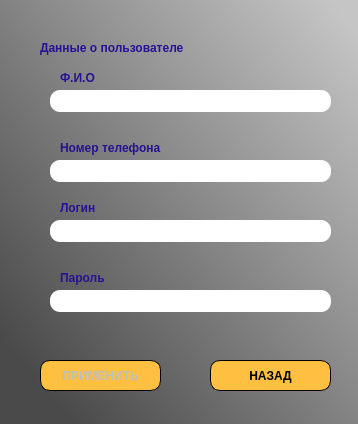
<?xml version="1.0" encoding="UTF-8"?>
<ui version="4.0">
 <class>ProfileWindow</class>
 <widget class="QMainWindow" name="ProfileWindow">
  <property name="geometry">
   <rect>
    <x>0</x>
    <y>0</y>
    <width>358</width>
    <height>424</height>
   </rect>
  </property>
  <property name="windowTitle">
   <string>MainWindow</string>
  </property>
  <widget class="QWidget" name="centralwidget">
   <widget class="QLabel" name="label">
    <property name="geometry">
     <rect>
      <x>0</x>
      <y>-5</y>
      <width>361</width>
      <height>431</height>
     </rect>
    </property>
    <property name="styleSheet">
     <string notr="true">background-color: qlineargradient(spread:reflect, x1:0.0201244, y1:0.96, x2:1, y2:0, stop:0.0746269 rgba(74, 74, 74, 255), stop:0.950249 rgba(197, 197, 197, 255));</string>
    </property>
    <property name="text">
     <string/>
    </property>
   </widget>
   <widget class="QLabel" name="label_2">
    <property name="geometry">
     <rect>
      <x>40</x>
      <y>40</y>
      <width>171</width>
      <height>16</height>
     </rect>
    </property>
    <property name="font">
     <font>
      <weight>75</weight>
      <bold>true</bold>
     </font>
    </property>
    <property name="styleSheet">
     <string notr="true">color: rgb(38, 18, 148);</string>
    </property>
    <property name="text">
     <string>Данные о пользователе</string>
    </property>
   </widget>
   <widget class="QLineEdit" name="numberEdit">
    <property name="geometry">
     <rect>
      <x>50</x>
      <y>160</y>
      <width>281</width>
      <height>22</height>
     </rect>
    </property>
    <property name="styleSheet">
     <string notr="true">border-radius: 10px
</string>
    </property>
   </widget>
   <widget class="QLineEdit" name="logEdit">
    <property name="geometry">
     <rect>
      <x>50</x>
      <y>220</y>
      <width>281</width>
      <height>22</height>
     </rect>
    </property>
    <property name="styleSheet">
     <string notr="true">border-radius: 10px
</string>
    </property>
   </widget>
   <widget class="QLineEdit" name="passEdit">
    <property name="geometry">
     <rect>
      <x>50</x>
      <y>290</y>
      <width>281</width>
      <height>22</height>
     </rect>
    </property>
    <property name="styleSheet">
     <string notr="true">border-radius: 10px
</string>
    </property>
   </widget>
   <widget class="QPushButton" name="backBtn">
    <property name="geometry">
     <rect>
      <x>210</x>
      <y>360</y>
      <width>121</width>
      <height>31</height>
     </rect>
    </property>
    <property name="font">
     <font>
      <weight>75</weight>
      <bold>true</bold>
     </font>
    </property>
    <property name="styleSheet">
     <string notr="true">border-color: rgb(255, 249, 62);
border-radius: 10px;
background-color: rgb(255, 192, 66);
border: 1px solid #000000</string>
    </property>
    <property name="text">
     <string>НАЗАД</string>
    </property>
   </widget>
   <widget class="QLabel" name="label_3">
    <property name="geometry">
     <rect>
      <x>60</x>
      <y>140</y>
      <width>121</width>
      <height>16</height>
     </rect>
    </property>
    <property name="font">
     <font>
      <weight>75</weight>
      <bold>true</bold>
     </font>
    </property>
    <property name="styleSheet">
     <string notr="true">color: rgb(38, 18, 148);</string>
    </property>
    <property name="text">
     <string>Номер телефона</string>
    </property>
   </widget>
   <widget class="QLabel" name="label_5">
    <property name="geometry">
     <rect>
      <x>60</x>
      <y>200</y>
      <width>51</width>
      <height>16</height>
     </rect>
    </property>
    <property name="font">
     <font>
      <weight>75</weight>
      <bold>true</bold>
     </font>
    </property>
    <property name="styleSheet">
     <string notr="true">color: rgb(38, 18, 148);</string>
    </property>
    <property name="text">
     <string>Логин</string>
    </property>
   </widget>
   <widget class="QLabel" name="label_7">
    <property name="geometry">
     <rect>
      <x>60</x>
      <y>270</y>
      <width>51</width>
      <height>16</height>
     </rect>
    </property>
    <property name="font">
     <font>
      <weight>75</weight>
      <bold>true</bold>
     </font>
    </property>
    <property name="styleSheet">
     <string notr="true">color: rgb(38, 18, 148);</string>
    </property>
    <property name="text">
     <string>Пароль</string>
    </property>
   </widget>
   <widget class="QLabel" name="passLine">
    <property name="geometry">
     <rect>
      <x>60</x>
      <y>310</y>
      <width>261</width>
      <height>21</height>
     </rect>
    </property>
    <property name="styleSheet">
     <string notr="true">color: rgb(38, 18, 148);</string>
    </property>
    <property name="text">
     <string/>
    </property>
   </widget>
   <widget class="QLineEdit" name="initialsEdit">
    <property name="geometry">
     <rect>
      <x>50</x>
      <y>90</y>
      <width>281</width>
      <height>22</height>
     </rect>
    </property>
    <property name="styleSheet">
     <string notr="true">border-radius: 10px
</string>
    </property>
   </widget>
   <widget class="QLabel" name="label_4">
    <property name="geometry">
     <rect>
      <x>60</x>
      <y>70</y>
      <width>51</width>
      <height>16</height>
     </rect>
    </property>
    <property name="font">
     <font>
      <weight>75</weight>
      <bold>true</bold>
     </font>
    </property>
    <property name="styleSheet">
     <string notr="true">color: rgb(38, 18, 148);</string>
    </property>
    <property name="text">
     <string>Ф.И.О</string>
    </property>
   </widget>
   <widget class="QLabel" name="initialsLine">
    <property name="geometry">
     <rect>
      <x>60</x>
      <y>110</y>
      <width>261</width>
      <height>21</height>
     </rect>
    </property>
    <property name="styleSheet">
     <string notr="true">color: rgb(38, 18, 148);</string>
    </property>
    <property name="text">
     <string/>
    </property>
   </widget>
   <widget class="QLabel" name="numberLine">
    <property name="geometry">
     <rect>
      <x>60</x>
      <y>180</y>
      <width>261</width>
      <height>21</height>
     </rect>
    </property>
    <property name="styleSheet">
     <string notr="true">color: rgb(38, 18, 148);</string>
    </property>
    <property name="text">
     <string/>
    </property>
   </widget>
   <widget class="QLabel" name="logLine">
    <property name="geometry">
     <rect>
      <x>60</x>
      <y>240</y>
      <width>261</width>
      <height>21</height>
     </rect>
    </property>
    <property name="styleSheet">
     <string notr="true">color: rgb(38, 18, 148);</string>
    </property>
    <property name="text">
     <string/>
    </property>
   </widget>
   <widget class="QLabel" name="label_6">
    <property name="geometry">
     <rect>
      <x>20</x>
      <y>90</y>
      <width>21</width>
      <height>21</height>
     </rect>
    </property>
    <property name="text">
     <string/>
    </property>
    <property name="pixmap">
     <pixmap resource="../Icons/icons.qrc">:/icons/user-orange_25327.png</pixmap>
    </property>
    <property name="scaledContents">
     <bool>true</bool>
    </property>
   </widget>
   <widget class="QLabel" name="label_12">
    <property name="geometry">
     <rect>
      <x>20</x>
      <y>160</y>
      <width>21</width>
      <height>21</height>
     </rect>
    </property>
    <property name="text">
     <string/>
    </property>
    <property name="pixmap">
     <pixmap resource="../Icons/icons.qrc">:/icons/calling_12550156.png</pixmap>
    </property>
    <property name="scaledContents">
     <bool>true</bool>
    </property>
   </widget>
   <widget class="QLabel" name="label_13">
    <property name="geometry">
     <rect>
      <x>20</x>
      <y>220</y>
      <width>21</width>
      <height>21</height>
     </rect>
    </property>
    <property name="text">
     <string/>
    </property>
    <property name="pixmap">
     <pixmap resource="../Icons/icons.qrc">:/icons/message_13126949.png</pixmap>
    </property>
    <property name="scaledContents">
     <bool>true</bool>
    </property>
   </widget>
   <widget class="QLabel" name="label_14">
    <property name="geometry">
     <rect>
      <x>20</x>
      <y>290</y>
      <width>21</width>
      <height>21</height>
     </rect>
    </property>
    <property name="text">
     <string/>
    </property>
    <property name="pixmap">
     <pixmap resource="../Icons/icons.qrc">:/icons/security-protection-protect-key-password-login_108554.png</pixmap>
    </property>
    <property name="scaledContents">
     <bool>true</bool>
    </property>
   </widget>
   <widget class="QPushButton" name="applyBtn">
    <property name="enabled">
     <bool>false</bool>
    </property>
    <property name="geometry">
     <rect>
      <x>40</x>
      <y>360</y>
      <width>121</width>
      <height>31</height>
     </rect>
    </property>
    <property name="font">
     <font>
      <weight>75</weight>
      <bold>true</bold>
     </font>
    </property>
    <property name="styleSheet">
     <string notr="true">border-color: rgb(255, 249, 62);
border-radius: 10px;
background-color: rgb(255, 192, 66);
border: 1px solid #000000</string>
    </property>
    <property name="text">
     <string>ПРИМЕНИТЬ</string>
    </property>
   </widget>
  </widget>
 </widget>
 <resources>
  <include location="../Icons/icons.qrc"/>
 </resources>
 <connections/>
</ui>
